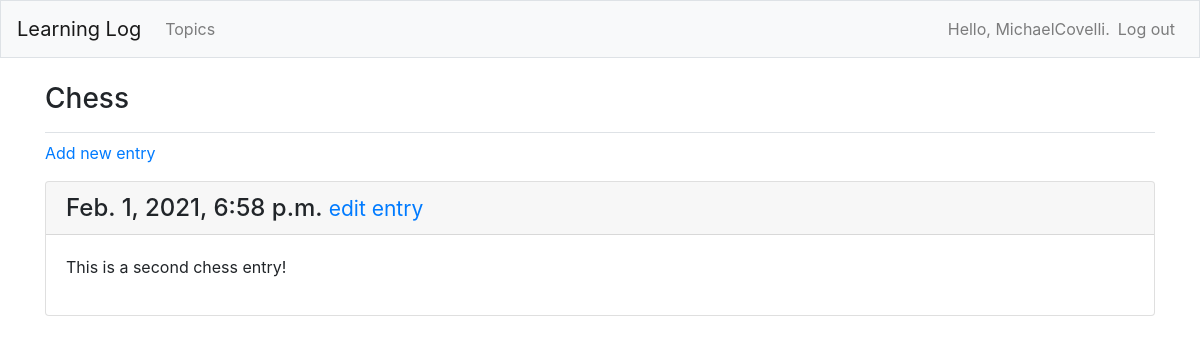
The page /topics/4/ (signed in) on the database as committed earlier.
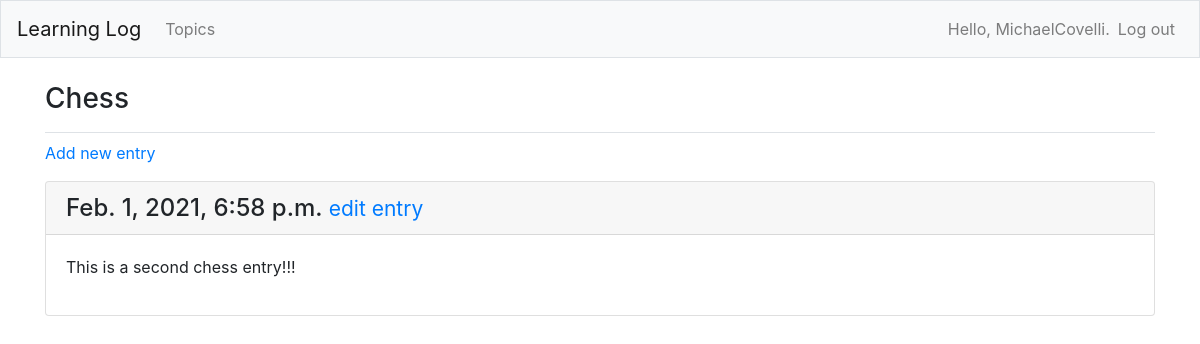
The same page on the database as committed later.
### learning_logs/models.py (models this page shows, shortened)
class Topic(models.Model):
    text = models.CharField(max_length=200)
    date_added = models.DateTimeField(auto_now_add=True)
    owner = models.ForeignKey(User, on_delete=models.CASCADE)
    def __str__(self):
        return self.text

class Entry(models.Model):
    topic = models.ForeignKey(Topic, on_delete=models.CASCADE)
    text = models.TextField()
    date_added = models.DateTimeField(auto_now_add=True)
    class Meta:
        verbose_name_plural = 'entries'

### learning_logs/views.py (the view)
# urls.py: path('topics/<int:topic_id>/', views.topic, name='topic'),
@login_required
def topic(request, topic_id):
    topic = Topic.objects.get(id=topic_id)
    if topic.owner != request.user:
        raise Http404
    entries = topic.entry_set.order_by('-date_added')
    context = {'topic': topic, 'entries': entries}
    return render(request, 'learning_logs/topic.html', context)

### learning_logs/templates/learning_logs/topic.html (shortened to what this page needs)
{% extends 'learning_logs/base.html' %}
{% block page_header %}
    <h3>{{ topic }}</h3>
{% endblock page_header %}
{% block content %}
    <p>
        <a href="{%  url 'learning_logs:new_entry' topic.id %}">Add new entry</a>
    </p>
    {% for entry in entries %}
        <div class="card mb-3">
            <h4 class="card-header">
                {{ entry.date_added }}
                <small>
                    <a href="{% url 'learning_logs:edit_entry' entry.id %}">edit entry</a>
                </small>
            </h4>
            <div class="card-body">
                {{ entry.text|linebreaks }}
            </div>
        </div>
    {% empty %}
        <p>There are no entries for this topic yet.</p>
    {% endfor %}
{%  endblock content %}

### learning_logs/templates/learning_logs/base.html (shortened to what this page needs)
{% load bootstrap4 %}
<!doctype html>
<html lang="en">
<head>
    {% bootstrap_css %}
</head>
<body>
    <nav class="navbar navbar-expand-md navbar-light bg-light mb-4 border">
        <a class="navbar-brand" href="{% url 'learning_logs:index' %}">Learning Log</a>
        <div class="collapse navbar-collapse" id="navbarCollapse">
            <ul class="navbar-nav mr-auto">
                <li class="nav-item">
                    <a class="nav-link" href="{% url 'learning_logs:topics'%}">Topics</a>
                </li>
            </ul>
            <ul class="navbar-nav ml-auto">
                {% if user.is_authenticated %}
                    <li class="nav-item">
                        <span class="navbar-text">Hello, {{ user.username }}.</span>
                    </li>
                    <li class="nav-item">
                        <a class="nav-link" href="{% url 'users:logout' %}">Log out</a>
                    </li>
                {% endif %}
            </ul>
        </div>
    </nav>
<main role="main" class="container">
    <div class="pb-2 mb-2 border-bottom">
        {% block page_header %}{% endblock page_header %}
    </div>
    <div>
        {% block content %}{% endblock content %}
    </div>
</main>
</body>
</html>

Rows that differ between the two databases and show on the page:
changed Entry: text "This is a second chess entry!" → "This is a second chess entry!!!"
